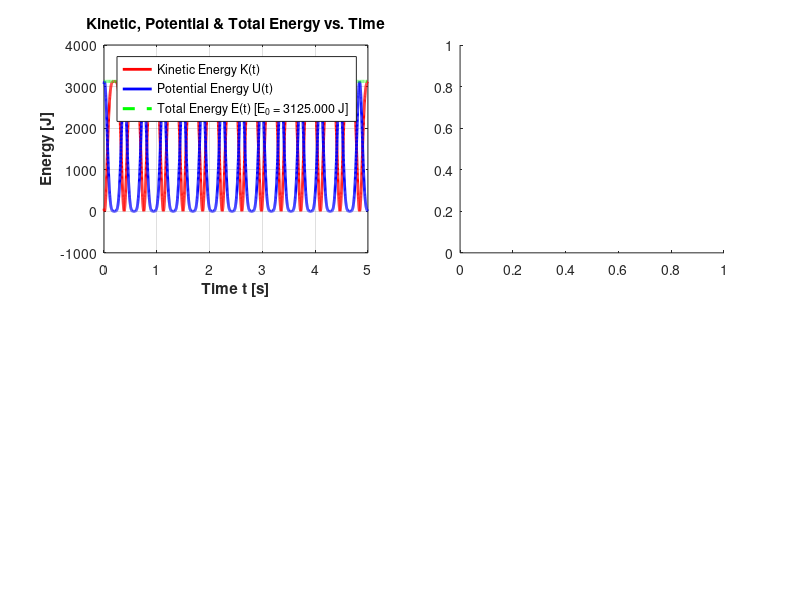

Write the MATLAB code that produced this figure. (Note: this script raises an error after producing the figure.)
%% APPLIED PHYSICS 1 - PROJECT 9
% Studying kinetic and potential energy of a particle moving under influence of conservative force
% Conservative force: F(x) = k*x - 4*q*x^3
% Potential energy:   U(x) = - \int F(x) dx = -0.5*k*x^2 + q*x^4  (Reference U(0) = 0)
% Kinetic energy:     K(t) = 0.5 * m * v(t)^2
% Total energy:       E(t) = K(t) + U(t) = constant

clear; clc; close all;

fprintf('======================================================================\n');
fprintf('  APPLIED PHYSICS 1 - PROJECT 9: CONSERVATIVE FORCE & ENERGY (MATLAB)\n');
fprintf('======================================================================\n\n');

%% 1. Input Parameters
% Interactive input with default fallbacks
k = input('Enter linear force constant k [N/m] (default 4.0): ');
if isempty(k), k = 4.0; end

q = input('Enter quartic force constant q [N/m^3] (default 1.0): ');
if isempty(q), q = 1.0; end

m = input('Enter particle mass m [kg] (default 1.0): ');
if isempty(m), m = 1.0; end

x0 = input('Enter initial position x0 [m] (default 0.6): ');
if isempty(x0), x0 = 0.6; end

v0 = input('Enter initial velocity v0 [m/s] (default 0.0): ');
if isempty(v0), v0 = 0.0; end

tmax = input('Enter time interval duration [s] (default 15.0): ');
if isempty(tmax), tmax = 15.0; end

fprintf('\nSystem parameters initialized:\n');
fprintf('  k = %.2f N/m, q = %.2f N/m^3, m = %.2f kg\n', k, q, m);
fprintf('  x0 = %.2f m, v0 = %.2f m/s, t_span = [0, %.2f] s\n', x0, v0, tmax);

%% 2. Symbolic Derivation (Symbolic Math Toolbox)
try
    syms x_sym k_sym q_sym real
    F_sym = k_sym * x_sym - 4 * q_sym * x_sym^3;
    U_sym = -int(F_sym, x_sym);
    fprintf('\nSymbolic Derivations:\n');
    fprintf('  F(x) = %s\n', char(F_sym));
    fprintf('  U(x) = %s  (with U(0)=0)\n', char(U_sym));
catch
    fprintf('\n[Note] Symbolic toolbox not active; proceeding with analytical expressions.\n');
end

%% 3. Numerical ODE Integration (ode45 - Dormand-Prince Runge-Kutta)
tspan = [0, tmax];
y0 = [x0; v0];  % State vector: y(1) = x, y(2) = v

% ODE function:
% dy(1)/dt = v
% dy(2)/dt = (k*x - 4*q*x^3) / m
ode_sys = @(t, y) [y(2); (k*y(1) - 4*q*(y(1)^3)) / m];

options = odeset('RelTol', 1e-9, 'AbsTol', 1e-11);
[t, y] = ode45(ode_sys, tspan, y0, options);

x = y(:, 1);
v = y(:, 2);

%% 4. Energy Calculations & Conservation Verification
% Kinetic energy: K = 0.5 * m * v^2
K = 0.5 * m * (v.^2);

% Potential energy: U = -0.5 * k * x^2 + q * x^4
U = -0.5 * k * (x.^2) + q * (x.^4);

% Total Mechanical Energy: E = K + U
E_total = K + U;
E0 = E_total(1);

max_drift = max(abs(E_total - E0));
rel_error = max_drift / (abs(E0) + eps);

fprintf('\nEnergy Conservation Results:\n');
fprintf('  Initial Energy E0         = %.8f J\n', E0);
fprintf('  Max Absolute Drift max|dE| = %.3e J\n', max_drift);
fprintf('  Relative Error (dE/E0)    = %.6e %%\n', rel_error * 100);

%% 5. Graphical Visualizations (2x2 Multi-Panel Plot)
figure('Name', 'Applied Physics 1 - Project 9 Energy Analysis', 'Color', [1 1 1], 'Position', [100 100 1100 750]);

% Subplot 1: Kinetic, Potential, and Total Energy vs Time
subplot(2, 2, 1);
plot(t, K, 'r-', 'LineWidth', 2.0); hold on;
plot(t, U, 'b-', 'LineWidth', 2.0);
plot(t, E_total, 'g--', 'LineWidth', 2.2);
xlabel('Time t [s]', 'FontWeight', 'bold');
ylabel('Energy [J]', 'FontWeight', 'bold');
title('Kinetic, Potential & Total Energy vs. Time', 'FontWeight', 'bold');
legend('Kinetic Energy K(t)', 'Potential Energy U(t)', sprintf('Total Energy E(t) [E_0 = %.3f J]', E0), 'Location', 'best');
grid on;

% Subplot 2: Particle Kinematics (x(t) and v(t))
subplot(2, 2, 2);
yyaxis left;
plot(t, x, 'b-', 'LineWidth', 2.0);
ylabel('Position x [m]', 'FontWeight', 'bold');
yyaxis right;
plot(t, v, 'm-.', 'LineWidth', 1.8);
ylabel('Velocity v [m/s]', 'FontWeight', 'bold');
xlabel('Time t [s]', 'FontWeight', 'bold');
title('Kinematics: Position & Velocity vs. Time', 'FontWeight', 'bold');
grid on;

% Subplot 3: Potential Energy Landscape U(x) with Energy Level E0
subplot(2, 2, 3);
span = max([abs(min(x)), abs(max(x)), 1.2]) * 1.3;
x_grid = linspace(-span, span, 400);
U_grid = -0.5 * k * (x_grid.^2) + q * (x_grid.^4);
plot(x_grid, U_grid, 'b-', 'LineWidth', 2.2); hold on;
yline(E0, 'g--', sprintf('E_0 = %.3f J', E0), 'LineWidth', 2.0);
xlabel('Position x [m]', 'FontWeight', 'bold');
ylabel('Potential U(x) [J]', 'FontWeight', 'bold');
title('Potential Energy Curve U(x) and Energy Level', 'FontWeight', 'bold');
grid on;

% Subplot 4: Phase Space Orbit (v vs. x)
subplot(2, 2, 4);
plot(x, v, 'color', [0.5 0 0.8], 'LineWidth', 2.0); hold on;
plot(x(1), v(1), 'go', 'MarkerFaceColor', 'g', 'MarkerSize', 8);
xlabel('Position x [m]', 'FontWeight', 'bold');
ylabel('Velocity v [m/s]', 'FontWeight', 'bold');
title('Phase Space Trajectory (v vs. x)', 'FontWeight', 'bold');
legend('Phase Orbit', 'Start Point (x_0, v_0)', 'Location', 'best');
grid on;

sgtitle(sprintf('Physics 1 Project 9: F(x) = %.1fx - 4(%.1f)x^3 | Energy Drift: %.2e J', k, q, max_drift), 'FontSize', 13, 'FontWeight', 'bold');

fprintf('\n[+] Figures rendered successfully. Program finished.\n');
